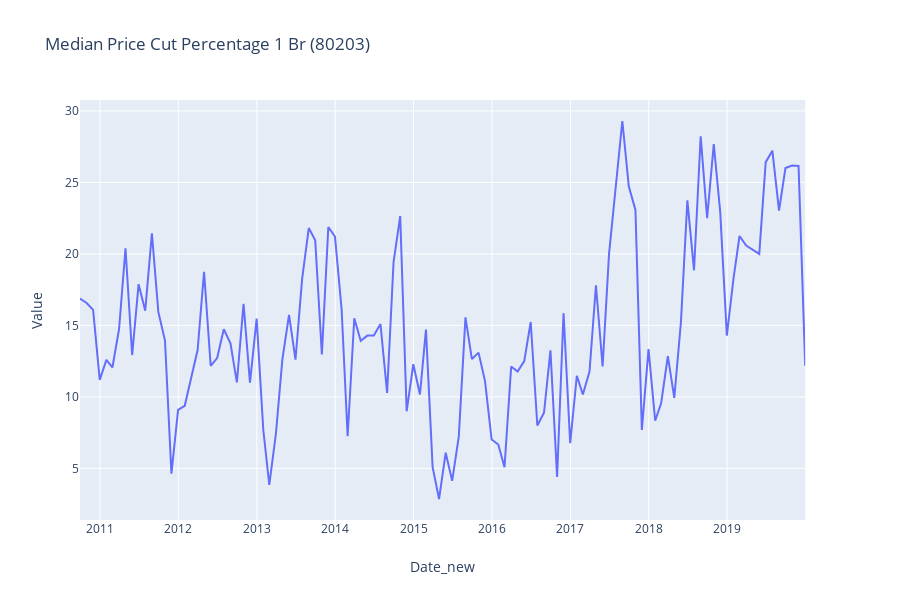

Notebook cell for this chart:
### Code cell
cutpercent_line = px.line(cutpercent, x="Date_new", y="Value", title='Median Price Cut Percentage 1 Br (80203)')
cutpercent_line
